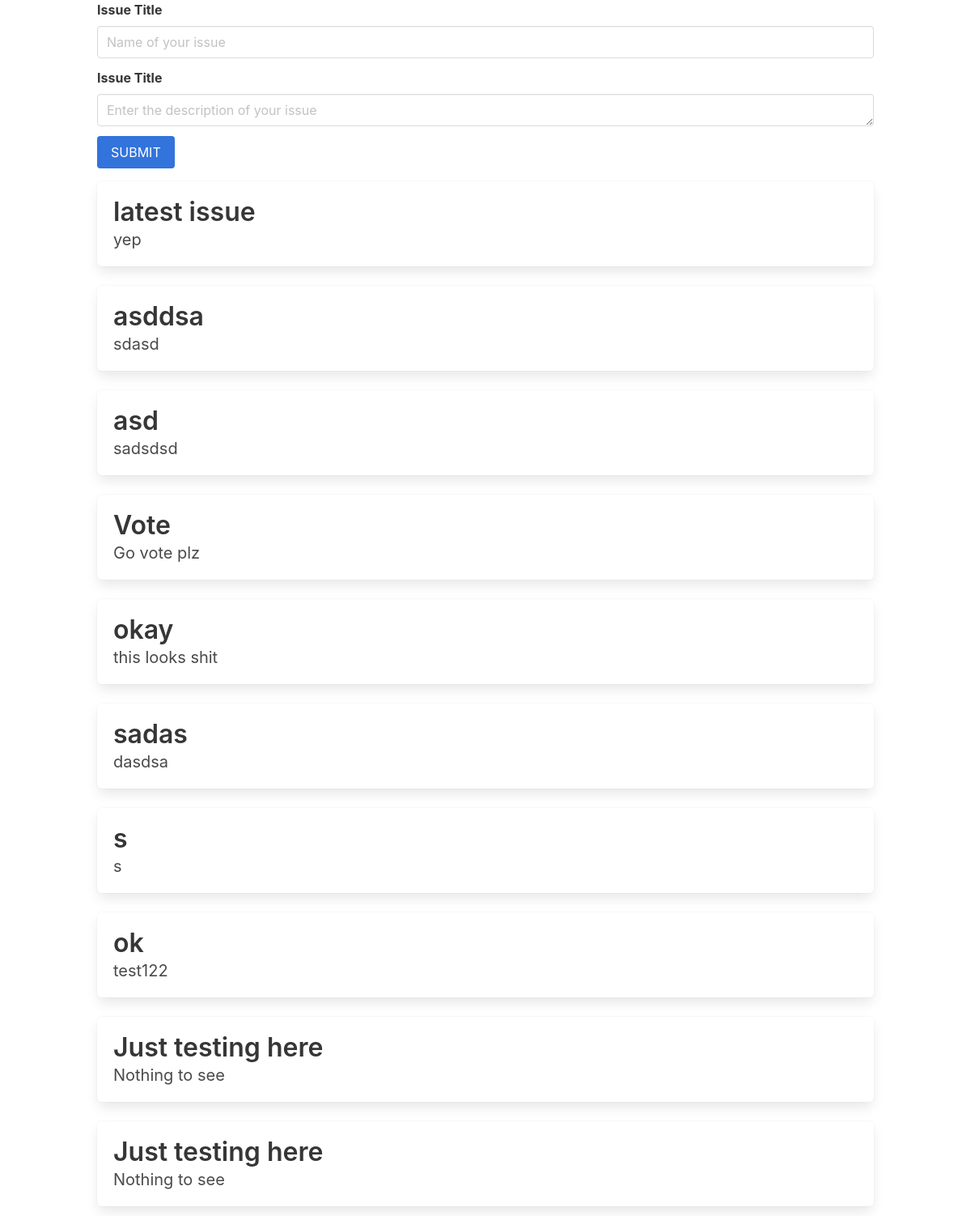
The page /makeissue on the database its author committed.
### emailreps/models.py (models this page shows, shortened)
class Issue(models.Model):
    issue_name = models.CharField(max_length=200)
    issue_text = models.TextField()

### emailreps/views.py (the view)
# urls.py: path('makeissue', views.make_issue, name='make_issue'),
def make_issue(request):
    issue_form = IssueForm()
    curr_issues = reversed(Issue.objects.all())
    context = {'issue_form': issue_form, 'issues': curr_issues}
    return render(request, 'make_issue.html', context)

### emailreps/forms.py
class IssueForm(forms.ModelForm):
    class Meta:
        model = Issue
        fields = ['issue_name', 'issue_text']
        widgets = {
            'issue_name': forms.TextInput(
            attrs={'id': 'issname', 'class':'input', 'placeholder': 'Name of your issue', 'aria-label' : 'Issue Title'}),
            'issue_text': forms.Textarea(
            attrs={'id': 'isstxt', 'class':'input', 'placeholder': 'Enter the description of your issue', 'aria-label' : 'Issue Text'})
        }

### emailreps/templates/make_issue.html (shortened to what this page needs)
{% load static %}
<link rel="stylesheet"type="text/css" href="{% static 'CSS/bulma.css' %}">
<div class="container">
<form action="{% url 'emailreps:post_issue' %}" method="POST" role="form">
	<div class="field">
		<label for="issname" class="label"> Issue Title </label>
		<div class="control">
		{{issue_form.issue_name}}
		</div>
	</div>
	<div class="field">
		<label for="isstxt" class="label"> Issue Title </label>
		<div class="control">
		{{issue_form.issue_text}}
		</div>
	</div>
	<button class="button is-link" type="submit">SUBMIT</button>
</form>
</div>
<div class="container">
<div class="tile is-ancestor">
	<div class="tile is-vertical">
		<div class="tile is-parent is-vertical">
		{% for issue in issues %}
			<div class="tile is-child box">
				<p class="title"> {{issue.issue_name}} </p>
				<p class="subtitle"> {{issue.issue_text}} </p>
			</div>
		{% endfor %}
		</div>
	</div>
</div>
</div>

### rows shown on the page
Issue: issue_name "latest issue", issue_text "yep"
Issue: issue_name "asddsa", issue_text "sdasd"
Issue: issue_name "asd", issue_text "sadsdsd"
Issue: issue_name "Vote", issue_text "Go vote plz"
Issue: issue_name "okay", issue_text "this looks shit"
Issue: issue_name "sadas", issue_text "dasdsa"
Issue: issue_name "s", issue_text "s"
Issue: issue_name "ok", issue_text "test122"
Issue: issue_name "Just testing here", issue_text "Nothing to see"
Issue: issue_name "Just testing here", issue_text "Nothing to see"
